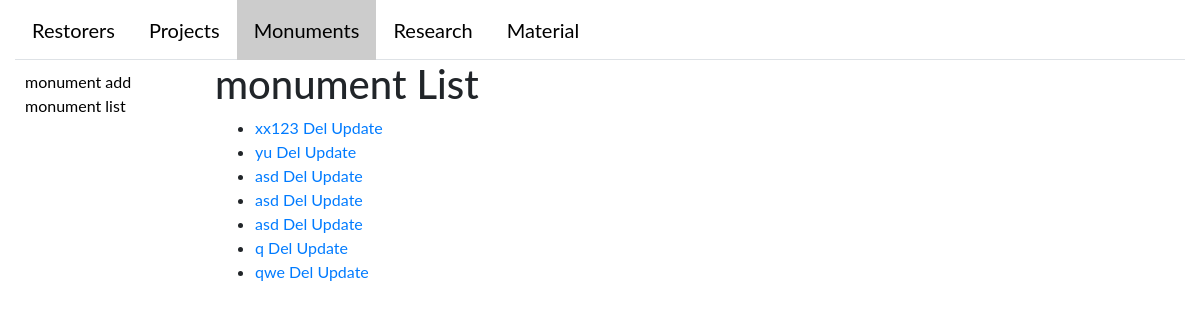
The page /monument/list on the database as committed earlier.
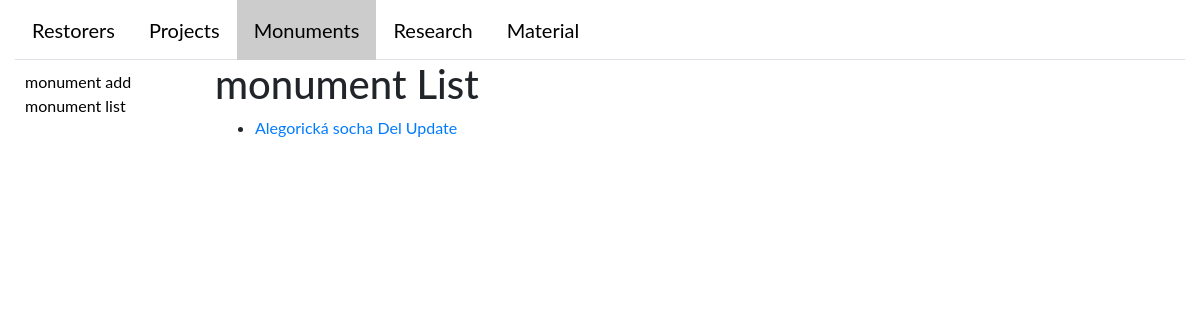
The same page on the database as committed later.
### catalogWeb/models.py (models this page shows)
class Monument(AlbumMixin, models.Model):
    name = models.CharField(max_length=45)
    author = models.CharField(max_length=45, blank=True, null=True)
    description = models.CharField(max_length=45)
    date = models.DateField()
    placement = models.CharField(max_length=45, blank=True, null=True)
    provenance = models.CharField(max_length=45)
    owner = models.CharField(max_length=45, blank=True, null=True)
    dimensions = models.CharField(max_length=45)
    technique = models.CharField(max_length=45)
    materials = models.ManyToManyField('Material', through='Monument2Material',
                                        blank=True)
    album = models.OneToOneField('album.Album', null=True)
    def __str__(self):
        return '%s' % self.name

### catalogWeb/views/monument.py (the view)
# urls.py: url(r'monument/list', views.monument_list, name='monumentList'),
def monument_list(request):
    monuments = Monument.objects.all()
    context = {
        'monument_list': monuments,
        'tab_name': TAB_NAME,
        'redirect_to': request.GET.get('redirect_to'),
            }
    return render(request, 'catalogWeb/monument/monument_list.html', context)

### catalogWeb/templates/catalogWeb/monument/monument_list.html
{% extends "base_generic.html" %}
{% block sidebar %}
  <ul class="sidebar-nav">
    <li><a href="{% url 'monumentCreate' %}">monument add</a></li>
    <li><a href="{% url 'monumentList' %}">monument list</a></li>
  </ul>
{% endblock sidebar%}
{% block content %}
    <h1>monument List</h1>
    {% if monument_list %}
    <ul>
      {% for monument in monument_list %}
      <li>
          <a href="{% url 'monumentDetail' monument.id %}"> {{  monument }}</a>
          <a href="{% url 'monumentDelete' monument.id %}"> Del</a>
          <a href="{% url 'monumentUpdate' monument.id %}"> Update</a>
      </li>
      {% endfor %}
    </ul>
    {% else %}
      <p>There are no monuments.</p>
    {% endif %}
{% endblock %}

Rows that differ between the two databases and show on the page:
removed Monument: name "xx123"
removed Monument: name "yu"
removed Monument: name "asd"
removed Monument: name "asd"
removed Monument: name "asd"
removed Monument: name "q"
removed Monument: name "qwe"
added Monument: name "Alegorická socha"
